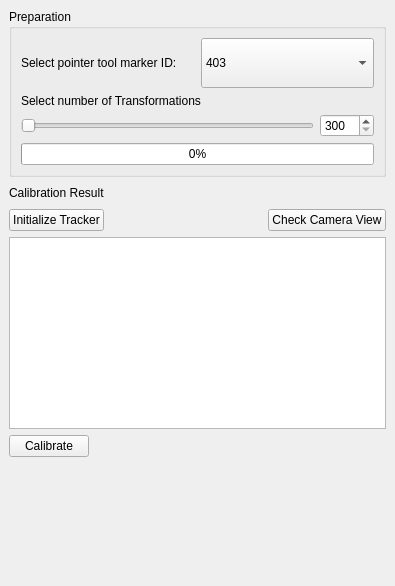
<?xml version="1.0" encoding="UTF-8"?>
<ui version="4.0">
 <class>MainWindow</class>
 <widget class="QMainWindow" name="MainWindow">
  <property name="geometry">
   <rect>
    <x>0</x>
    <y>0</y>
    <width>395</width>
    <height>586</height>
   </rect>
  </property>
  <property name="windowTitle">
   <string>Pivot Calibration</string>
  </property>
  <property name="windowIcon">
   <iconset resource="PivotCalibration.qrc">
    <normaloff>:/Images/Images/pivot.png</normaloff>:/Images/Images/pivot.png</iconset>
  </property>
  <widget class="QWidget" name="centralwidget">
   <layout class="QVBoxLayout" name="verticalLayout_5">
    <item>
     <layout class="QVBoxLayout" name="verticalLayout_4">
      <item>
       <widget class="QGroupBox" name="groupBox">
        <property name="title">
         <string>Preparation</string>
        </property>
        <property name="checkable">
         <bool>false</bool>
        </property>
        <layout class="QVBoxLayout" name="verticalLayout_3">
         <item>
          <layout class="QVBoxLayout" name="verticalLayout_2">
           <item>
            <layout class="QHBoxLayout" name="horizontalLayout_2">
             <item>
              <widget class="QLabel" name="label_2">
               <property name="text">
                <string>Select pointer tool marker ID:</string>
               </property>
              </widget>
             </item>
             <item>
              <widget class="QComboBox" name="idBox">
               <property name="minimumSize">
                <size>
                 <width>0</width>
                 <height>50</height>
                </size>
               </property>
               <property name="iconSize">
                <size>
                 <width>40</width>
                 <height>40</height>
                </size>
               </property>
               <item>
                <property name="text">
                 <string>403</string>
                </property>
                <property name="icon">
                 <iconset resource="PivotCalibration.qrc">
                  <normaloff>:/Images/Images/403.png</normaloff>:/Images/Images/403.png</iconset>
                </property>
               </item>
               <item>
                <property name="text">
                 <string>102</string>
                </property>
                <property name="icon">
                 <iconset resource="PivotCalibration.qrc">
                  <normaloff>:/Images/Images/102.png</normaloff>:/Images/Images/102.png</iconset>
                </property>
               </item>
               <item>
                <property name="text">
                 <string>201</string>
                </property>
                <property name="icon">
                 <iconset resource="PivotCalibration.qrc">
                  <normaloff>:/Images/Images/201.png</normaloff>:/Images/Images/201.png</iconset>
                </property>
               </item>
               <item>
                <property name="text">
                 <string>202</string>
                </property>
                <property name="icon">
                 <iconset resource="PivotCalibration.qrc">
                  <normaloff>:/Images/Images/202.png</normaloff>:/Images/Images/202.png</iconset>
                </property>
               </item>
               <item>
                <property name="text">
                 <string>502</string>
                </property>
                <property name="icon">
                 <iconset resource="PivotCalibration.qrc">
                  <normaloff>:/Images/Images/502.png</normaloff>:/Images/Images/502.png</iconset>
                </property>
               </item>
              </widget>
             </item>
            </layout>
           </item>
           <item>
            <layout class="QVBoxLayout" name="verticalLayout">
             <item>
              <widget class="QLabel" name="label_3">
               <property name="text">
                <string>Select number of Transformations</string>
               </property>
              </widget>
             </item>
             <item>
              <layout class="QHBoxLayout" name="horizontalLayout">
               <item>
                <widget class="QSlider" name="TransformationsSlider">
                 <property name="minimum">
                  <number>300</number>
                 </property>
                 <property name="maximum">
                  <number>3000</number>
                 </property>
                 <property name="orientation">
                  <enum>Qt::Horizontal</enum>
                 </property>
                </widget>
               </item>
               <item>
                <widget class="QSpinBox" name="TransformationsSpinBox">
                 <property name="minimum">
                  <number>300</number>
                 </property>
                 <property name="maximum">
                  <number>3000</number>
                 </property>
                </widget>
               </item>
              </layout>
             </item>
             <item>
              <widget class="QProgressBar" name="CalibrationProgressBar">
               <property name="maximum">
                <number>100</number>
               </property>
               <property name="value">
                <number>0</number>
               </property>
              </widget>
             </item>
            </layout>
           </item>
          </layout>
         </item>
        </layout>
       </widget>
      </item>
      <item>
       <layout class="QHBoxLayout" name="horizontalLayout_4">
        <item>
         <widget class="QLabel" name="label">
          <property name="text">
           <string>Calibration Result</string>
          </property>
         </widget>
        </item>
        <item>
         <spacer name="horizontalSpacer_2">
          <property name="orientation">
           <enum>Qt::Horizontal</enum>
          </property>
          <property name="sizeHint" stdset="0">
           <size>
            <width>40</width>
            <height>20</height>
           </size>
          </property>
         </spacer>
        </item>
       </layout>
      </item>
      <item>
       <layout class="QHBoxLayout" name="horizontalLayout_3">
        <item>
         <widget class="QPushButton" name="InitializeButton">
          <property name="text">
           <string>Initialize Tracker</string>
          </property>
          <property name="shortcut">
           <string>I</string>
          </property>
         </widget>
        </item>
        <item>
         <widget class="QLabel" name="LEDlabel">
          <property name="maximumSize">
           <size>
            <width>30</width>
            <height>30</height>
           </size>
          </property>
          <property name="text">
           <string/>
          </property>
          <property name="pixmap">
           <pixmap resource="PivotCalibration.qrc">:/Images/Images/redLED.png</pixmap>
          </property>
          <property name="scaledContents">
           <bool>true</bool>
          </property>
         </widget>
        </item>
        <item>
         <spacer name="horizontalSpacer">
          <property name="orientation">
           <enum>Qt::Horizontal</enum>
          </property>
          <property name="sizeHint" stdset="0">
           <size>
            <width>40</width>
            <height>20</height>
           </size>
          </property>
         </spacer>
        </item>
        <item>
         <widget class="QPushButton" name="CheckPositionButton">
          <property name="text">
           <string>Check Camera View</string>
          </property>
          <property name="shortcut">
           <string>C</string>
          </property>
         </widget>
        </item>
       </layout>
      </item>
      <item>
       <widget class="QTextEdit" name="Result">
        <property name="readOnly">
         <bool>true</bool>
        </property>
       </widget>
      </item>
      <item>
       <layout class="QHBoxLayout" name="horizontalLayout_5">
        <item>
         <widget class="QPushButton" name="CalibrateButton">
          <property name="text">
           <string>Calibrate</string>
          </property>
          <property name="shortcut">
           <string>Space</string>
          </property>
         </widget>
        </item>
        <item>
         <spacer name="horizontalSpacer_3">
          <property name="orientation">
           <enum>Qt::Horizontal</enum>
          </property>
          <property name="sizeHint" stdset="0">
           <size>
            <width>40</width>
            <height>20</height>
           </size>
          </property>
         </spacer>
        </item>
       </layout>
      </item>
      <item>
       <layout class="QHBoxLayout" name="horizontalLayout_6">
        <item>
         <layout class="QVBoxLayout" name="verticalLayout_6">
          <item>
           <spacer name="verticalSpacer">
            <property name="orientation">
             <enum>Qt::Vertical</enum>
            </property>
            <property name="sizeHint" stdset="0">
             <size>
              <width>20</width>
              <height>40</height>
             </size>
            </property>
           </spacer>
          </item>
          <item>
           <widget class="QPushButton" name="QuitPushButton">
            <property name="minimumSize">
             <size>
              <width>60</width>
              <height>60</height>
             </size>
            </property>
            <property name="maximumSize">
             <size>
              <width>60</width>
              <height>60</height>
             </size>
            </property>
            <property name="text">
             <string/>
            </property>
            <property name="icon">
             <iconset resource="PivotCalibration.qrc">
              <normaloff>:/Images/Images/ButtonQuit.png</normaloff>:/Images/Images/ButtonQuit.png</iconset>
            </property>
            <property name="iconSize">
             <size>
              <width>50</width>
              <height>50</height>
             </size>
            </property>
            <property name="shortcut">
             <string>Q</string>
            </property>
            <property name="flat">
             <bool>true</bool>
            </property>
           </widget>
          </item>
         </layout>
        </item>
        <item>
         <layout class="QVBoxLayout" name="verticalLayout_8">
          <item>
           <widget class="QLabel" name="logoLabel">
            <property name="text">
             <string/>
            </property>
            <property name="pixmap">
             <pixmap resource="PivotCalibration.qrc">:/Images/Images/SZI_V_cmyk.png</pixmap>
            </property>
            <property name="alignment">
             <set>Qt::AlignCenter</set>
            </property>
           </widget>
          </item>
         </layout>
        </item>
        <item>
         <layout class="QVBoxLayout" name="verticalLayout_7">
          <item>
           <spacer name="verticalSpacer_2">
            <property name="orientation">
             <enum>Qt::Vertical</enum>
            </property>
            <property name="sizeHint" stdset="0">
             <size>
              <width>20</width>
              <height>40</height>
             </size>
            </property>
           </spacer>
          </item>
          <item>
           <widget class="QPushButton" name="helpButton">
            <property name="maximumSize">
             <size>
              <width>40</width>
              <height>40</height>
             </size>
            </property>
            <property name="text">
             <string/>
            </property>
            <property name="icon">
             <iconset resource="PivotCalibration.qrc">
              <normaloff>:/Images/Images/help.png</normaloff>:/Images/Images/help.png</iconset>
            </property>
            <property name="iconSize">
             <size>
              <width>40</width>
              <height>40</height>
             </size>
            </property>
            <property name="shortcut">
             <string>H</string>
            </property>
            <property name="flat">
             <bool>true</bool>
            </property>
           </widget>
          </item>
         </layout>
        </item>
       </layout>
      </item>
     </layout>
    </item>
   </layout>
  </widget>
 </widget>
 <resources>
  <include location="PivotCalibration.qrc"/>
 </resources>
 <connections/>
</ui>
